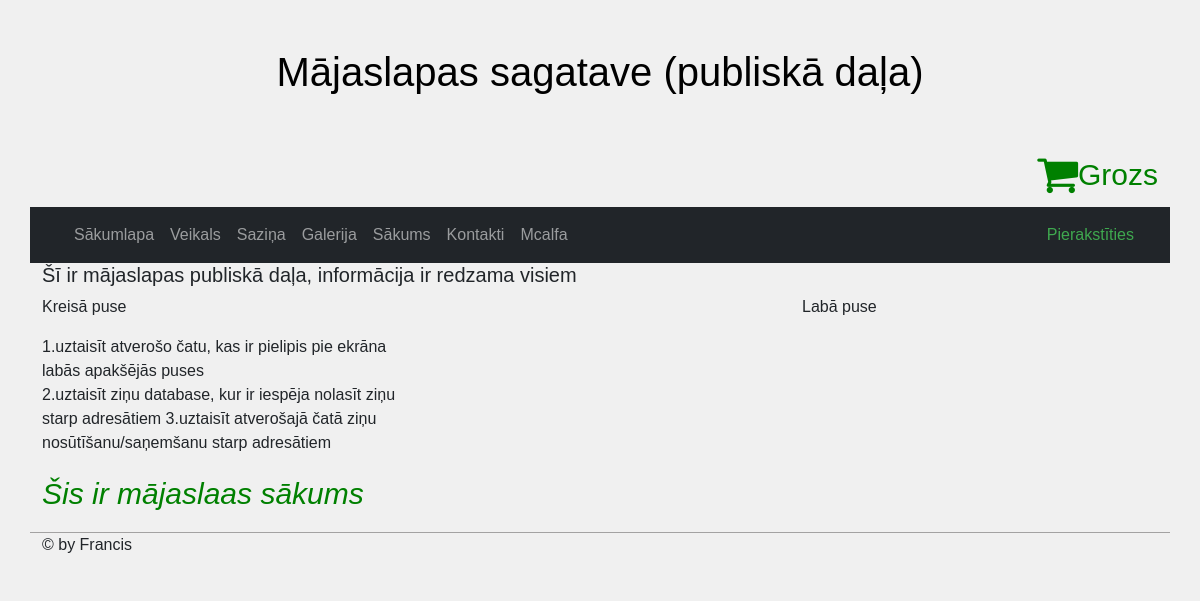
/?id=3, run on the app's committed database.
### tables this page shows
CREATE TABLE `lapas` (
  `id` int(6) UNSIGNED NOT NULL,
  `nosaukums` varchar(255) NOT NULL,
  `taka` varchar(255) NOT NULL,
  `saturs` text DEFAULT NULL,
  `laiks` timestamp NOT NULL DEFAULT current_timestamp() ON UPDATE current_timestamp(),
  `npk` int(10) NOT NULL
);

### index.php (the view, shortened to what this page needs)
<?php
include "config.php";
?>
<!DOCTYPE html>
<html>
<head>
	<link href="https://cdn.jsdelivr.net/npm/bootstrap@5.1.3/dist/css/bootstrap.min.css" rel="stylesheet">
	<link rel="stylesheet" type="text/css" href="style.css">
	<link rel="stylesheet" href="https://cdnjs.cloudflare.com/ajax/libs/font-awesome/4.7.0/css/font-awesome.min.css">
</head>
<body>
<div class="container"  >
	<div class="row">
<div id="subtitle" class="container-fluid p-5 md-primary text-black text-center">
	<h1>Mājaslapas sagatave (publiskā daļa)</h1>
</div>
<div class="grozs">
    <a id="topfa" href="./grozs.php"><i class="fa">&#xf07a;</i>
    <span id="grozs">Grozs</span></a>
</div>
<nav class="navbar navbar-expand-sm navbar-dark bg-dark sticky-top">
        <div  class="container-fluid">
          <div  class="collapse navbar-collapse">
            <ul class="navbar-nav me-auto">
              <li class="nav-item">
                <a class="nav-link" href="index.php">Sākumlapa</a>
              </li>
			  <li class="nav-item">
                <a class="nav-link" href="veikals.php">Veikals</a>
              </li>
			  <li class="nav-item">
                <a class="nav-link" href="sazina.php">Saziņa</a>
              </li>
			  <?php
				$sql = "SELECT id, nosaukums, saturs FROM lapas ORDER BY npk";
				$result = $conn->query($sql);
				if ($result->num_rows > 0) {
				  while($row = $result->fetch_assoc()) {
					$id=$row["id"];
					$nosaukums=$row["nosaukums"];
					echo '<li class="nav-item">
					<a class="nav-link" href="?id='.$id.'">'.$nosaukums.'</a>
				  </li>';
				  }
				}
				?>
            </ul>
        	<ul class="nav navbar-nav navbar-right">
				<li>
			<?php if($_SESSION['pieteicies'] == false){
				echo "<a id='login' class='text-decoration-none' href='login.php'> Pierakstīties </a>";
			}else{
				echo "<a id='login' class='text-decoration-none' href='logout.php'> Izrakstīties </a>";
			}?>
			</li>
			</ul>
          </div>
		 </div>
      </nav>
    <h5 class="center">Šī ir mājaslapas publiskā daļa, informācija ir redzama visiem</h5>
	<div class="col" >
				<p>Kreisā puse</p>
				<p>1.uztaisīt atverošo čatu, kas ir pielipis pie ekrāna labās apakšējās puses<br>
					2.uztaisīt ziņu database, kur ir iespēja nolasīt ziņu starp adresātiem
					3.uztaisīt atverošajā čatā ziņu nosūtīšanu/saņemšanu starp adresātiem
				</p>
	</div>
	<div class="col">
	</div>
	<div class="col" >
				<p>Labā puse</p>
	</div>
	<?php
		if(isset($_GET["id"])){
			$id = $_GET["id"];
			$sql2 = "SELECT saturs FROM lapas WHERE id='$id'";
			$result2 = $conn->query($sql2);
			if ($result->num_rows > 0) {
				while($row = $result2->fetch_assoc()) {
				  echo '<p id="saturs">'.$row['saturs']. '</p>';
				}
			}
		}
	?>
<?php
        include "apaksa.php";
?>
</div>
</div>
</body>
</html>

### style.css (style rules this page uses)
body { background-color: rgb(240, 240, 240); height:100%; font-family: Helvetica, sans-serif; }
#login { color:rgb(63, 168, 79); }
#saturs { font-size: 30px; font-style: italic; color: green; }
.sticky-top { z-index:auto; }
#topfa { font-size:44px; color:green; }
#grozs { font-size:30px; }
.grozs a { display:flex; justify-content: right; margin-bottom: 10px; text-decoration:none; }

### data on the page
lapas: nosaukums "Galerija"
lapas: nosaukums "Sākums", saturs "Šis ir mājaslaas sākums"
lapas: nosaukums "Kontakti"
lapas: nosaukums "Mcalfa"
